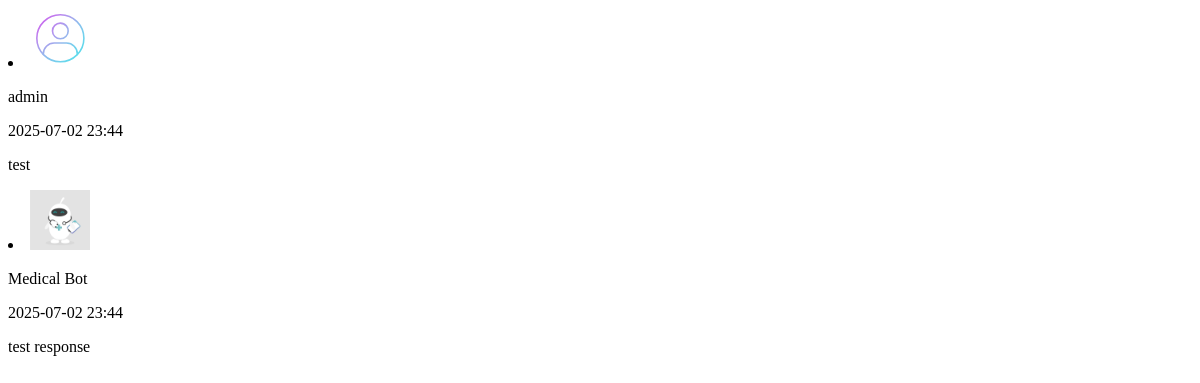
The page /chatmessage/4 (signed in) on the database as committed earlier.
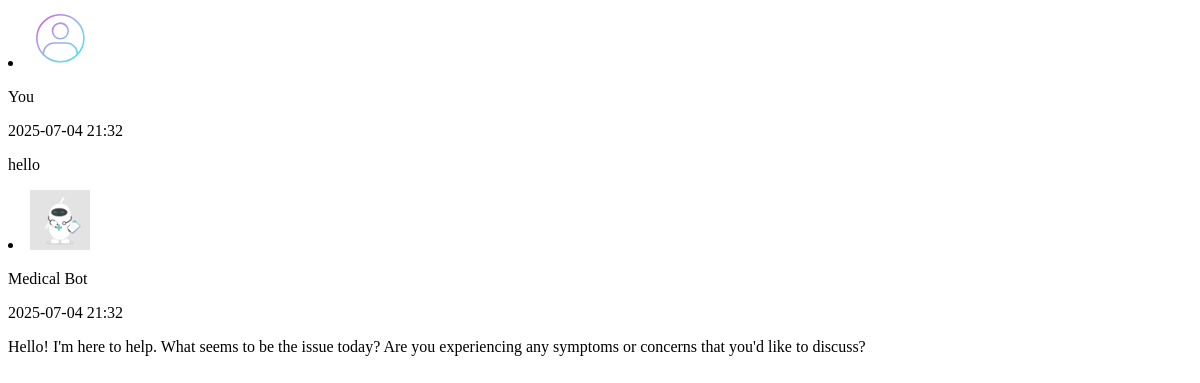
The same page on the database as committed later.
### models.py (models this page shows, shortened)
class Message(db.Model):
    id = db.Column(db.Integer, primary_key=True)
    conversation_id = db.Column(db.Integer, db.ForeignKey('conversation.id'), nullable=False)
    sender_id = db.Column(db.Integer, db.ForeignKey('users.id'), nullable=False)
    role = db.Column(db.String(50), default='User')  # 'User' or 'Doctor' or 'Assistant'
    content = db.Column(db.Text, nullable=False)
    timestamp = db.Column(db.DateTime, default=datetime.utcnow)
    sender = db.relationship('User')

class User(db.Model):
    __tablename__ = 'users'
    id = db.Column(db.Integer, primary_key=True)
    username = db.Column(db.String(80), unique=True, nullable=False)
    email = db.Column(db.String(120), unique=True, nullable=False)
    password_hash = db.Column(db.String(128), nullable=False)
    role = db.Column(db.String(50), default='user')
    is_admin = db.Column(db.Boolean, default=False)
    is_online = db.Column(db.Boolean, default=False)
    last_login = db.Column(db.DateTime, nullable=True)
    created_at = db.Column(db.DateTime, server_default=db.func.now())
    updated_at = db.Column(db.DateTime, server_default=db.func.now(), onupdate=db.func.now())
    doctor_profile = db.relationship('Doctor', back_populates='user', uselist=False)

### app.py (the view)
@app.route('/chatmessage/<int:conversation_id>')
@login_required
def get_partial_messages(conversation_id):
    messages = Message.query.filter_by(conversation_id=conversation_id).order_by(Message.timestamp).all()
    convo = Conversation.query.filter_by(id=conversation_id).first_or_404()
    return render_template('message_list.html', messages=messages, conversation=convo)

### app.py (called while the page is built)
@login_manager.user_loader
def load_user(user_id):
    return UserLogin.query.get(int(user_id))

@app.before_request
def create_tables():
    db.create_all()

@app.before_request
def update_last_seen():
    if current_user.is_authenticated:
        current_user.last_login = datetime.utcnow()
        db.session.commit()

### templates/message_list.html (shortened to what this page needs)
          {% if conversation %}
            {%if conversation.messages %}
              {% for msg in conversation.messages %}
                {% if msg.sender_id == current_user.id %}
                  <li class="d-flex flex-row-reverse mb-4">
                    <img src="{{ url_for('static', filename='images/avatar.svg') }}" alt="avatar"
                        class="rounded-circle d-flex align-self-start ms-3 shadow-1-strong" style="width:60px">
                    <div class="card">
                      <div class="card-header d-flex justify-content-between p-3">
                        <p class="fw-bold mb-0">You</p>
                        <p class="text-muted small mb-0 ms-3"> {{ msg.timestamp.strftime('%Y-%m-%d %H:%M') }}</p>
                      </div>
                      <div class="card-body">
                        <p class="mb-0">
                          {{ msg.content }}
                        </p>
                      </div>
                    </div>
                  </li>
                {% elif msg.sender.username %}
                  <li class="d-flex mb-4">
                    <img src="{{ url_for('static', filename='images/avatar.svg') }}" alt="avatar"
                      class="rounded-circle d-flex align-self-start me-3 shadow-1-strong" style="width:60px">
                    <div class="card">
                      <div class="card-header d-flex justify-content-between p-3">
                        <p class="fw-bold mb-0">
                            {%if msg.sender.role == 'doctor' %}
                              Dr. {{ conversation.doctor_id | doctor_name}}
                            {% else %}
                              {{ msg.sender.username }}
                            {% endif %}
                        </p>
                        <p class="text-muted small mb-0 ms-3"> {{ msg.timestamp.strftime('%Y-%m-%d %H:%M') }}</p>
                      </div>
                      <div class="card-body">
                        <p class="mb-0">
                          {{ msg.content }}
                        </p>
                      </div>
                  </div>
                  </li>
                {% else %}
                  <li class="d-flex mb-4">
                    <img src="{{ url_for('static', filename='images/mbotavatar.webp') }}" alt="avatar"
                      class="rounded-circle d-flex align-self-start me-3 shadow-1-strong" style="max-width:60px">
                    <div class="card">
                      <div class="card-header d-flex justify-content-between p-3">
                        <p class="fw-bold mb-0">
                              Medical Bot
                        </p>
                        <p class="text-muted small mb-0 ms-3"> {{ msg.timestamp.strftime('%Y-%m-%d %H:%M') }}</p>
                      </div>
                      <div class="card-body">
                        <p class="mb-0">
                          {{ msg.content }}
                        </p>
                      </div>
                  </div>
                  </li>
                {% endif %}
              {% endfor %}
          {% endif %}
          {% endif %}

Rows that differ between the two databases and show on the page:
no longer on this page (row edited): Message: sender.username "admin", timestamp "2025-07-02 23:44", content "test"
no longer on this page (row edited): Message: timestamp "2025-07-02 23:44", content "test response"
now on this page (row edited): Message: timestamp "2025-07-04 21:32", content "hello"
now on this page (row edited): Message: timestamp "2025-07-04 21:32", content "Hello! I'm here to help. What seems to be the issue today? Are you experiencing any symptoms or concerns that you'd like to discuss?"
